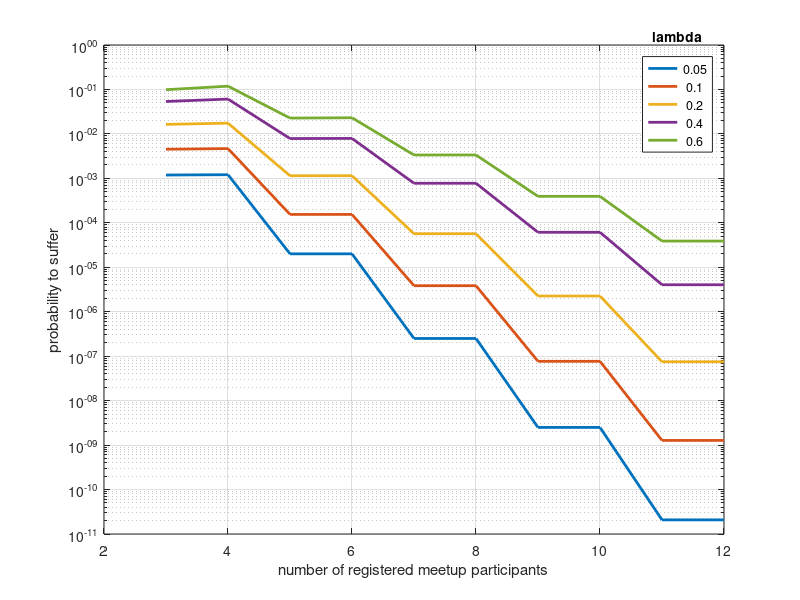

The MATLAB source for this figure:
lambda = [0.05 0.1 0.2 0.4 0.6];
n = 3:12;
P=zeros(length(lambda), length(n));
for lam = 1:length(lambda)
  for num = 1: length(n)
    % you yourself are honest, so there will always be at least 1 honest actor
    tmp = [ceil(n(num)/2):n(num)-1];
    P(lam,num) = exp(-lambda(lam))*sum(lambda(lam).^tmp./factorial(tmp));
  end
end

semilogy(n, P', 'linewidth', 2)
ylabel("probability to suffer")
xlabel("number of registered meetup participants")

hleg= legend(strvcat(num2str(lambda')));
set(hleg, 'title', 'lambda')
grid on
print -dsvg probability_of_malicious_majority.svg
